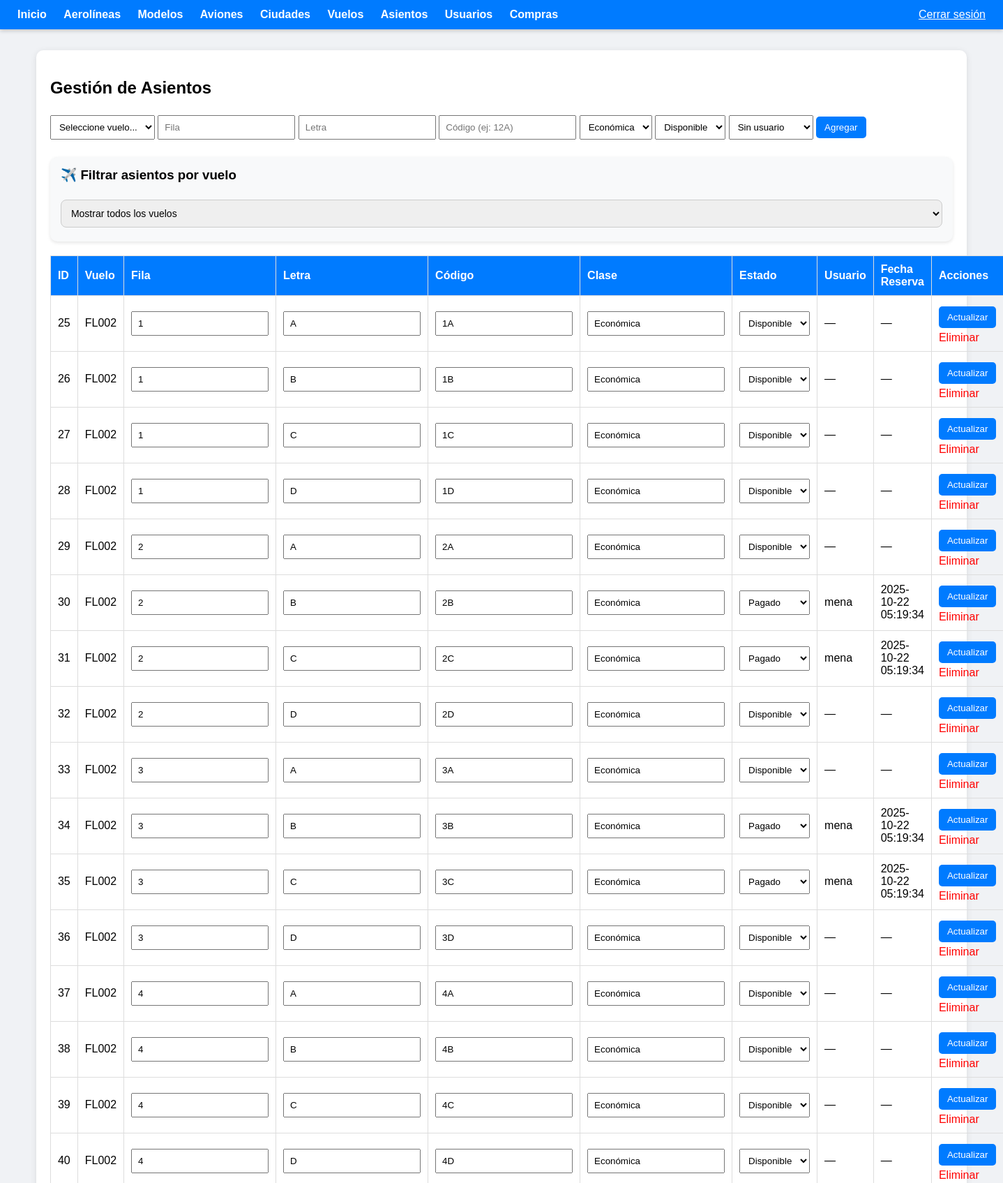
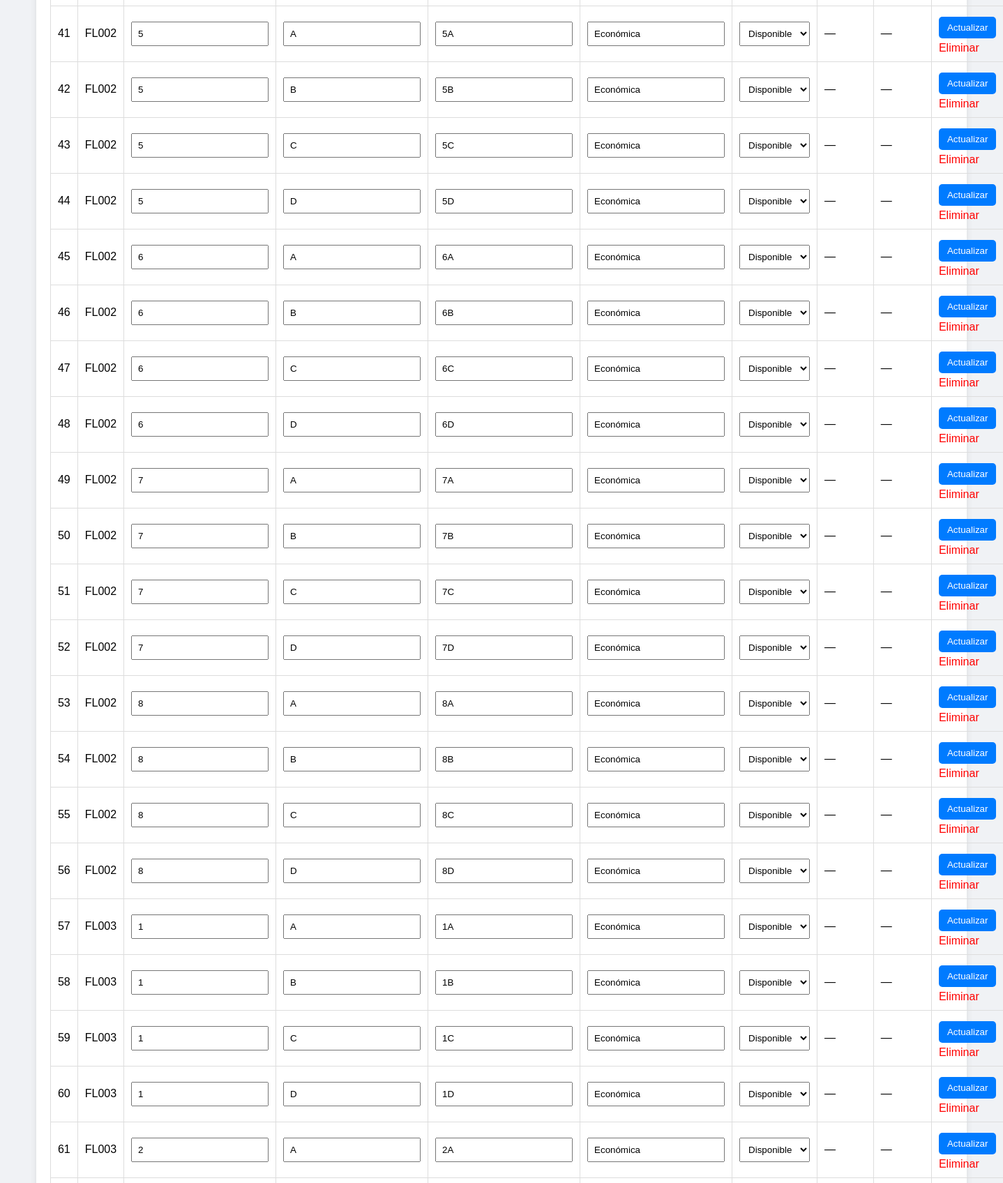
The app's page /vista/admin/asientos.php (signed in, upper part) with its own data (2 pictures, top to bottom).
### tables this page shows
CREATE TABLE `tb_asiento_vuelo` (
  `id_asiento` int(11) NOT NULL,
  `vuelo_id` int(11) NOT NULL,
  `fila` int(11) NOT NULL,
  `letra` char(1) NOT NULL,
  `codigo_asiento` varchar(10) NOT NULL,
  `clase` varchar(20) DEFAULT 'Económica',
  `estado` enum('Disponible','Pagado') DEFAULT 'Disponible',
  `usuario_id` int(11) DEFAULT NULL,
  `fecha_reserva` datetime DEFAULT NULL
);

CREATE TABLE `tb_vuelo` (
  `id_vuelo` int(11) NOT NULL,
  `codigo_vuelo` varchar(50) NOT NULL,
  `avion_id` int(11) NOT NULL,
  `ciudad_origen_id` int(11) NOT NULL,
  `ciudad_destino_id` int(11) NOT NULL,
  `fecha_salida` date NOT NULL,
  `hora_salida` time NOT NULL,
  `precio_base` decimal(10,2) NOT NULL
);

CREATE TABLE `tb_usuario` (
  `id_usuario` int(11) NOT NULL,
  `nombre_usuario` varchar(100) NOT NULL,
  `correo_usuario` varchar(100) NOT NULL,
  `usuario_login` varchar(50) NOT NULL,
  `password_hash` varchar(255) NOT NULL,
  `fecha_creacion` datetime DEFAULT current_timestamp(),
  `fecha_ultimo_login` datetime DEFAULT NULL,
  `bloqueado_hasta` datetime DEFAULT NULL,
  `apellido1` varchar(30) NOT NULL,
  `apellido2` varchar(30) NOT NULL,
  `genero` enum('Hombre','Mujer') NOT NULL,
  `numero_documento` varchar(50) NOT NULL,
  `rol` enum('Usuario','Administrador','ADS') DEFAULT 'Usuario',
  `tipo_documeto` enum('Cedula','Targeta de idenda','Pasaporte','Registro Civil') NOT NULL
);

### vista/admin/asientos.php (the view, shortened to what this page needs)
<?php
include 'includes/header.php';
include 'includes/conexion_admin.php';
$result = $conexion->query("
SELECT a.id_asiento, a.fila, a.letra, a.codigo_asiento, a.clase, a.estado, a.fecha_reserva,
       v.id_vuelo, v.codigo_vuelo, u.nombre_usuario
FROM tb_asiento_vuelo a
JOIN tb_vuelo v ON a.vuelo_id = v.id_vuelo
LEFT JOIN tb_usuario u ON a.usuario_id = u.id_usuario
ORDER BY v.codigo_vuelo ASC, a.fila ASC, a.letra ASC
");
?>
<h2>Gestión de Asientos</h2>
<form method="POST" style="margin-bottom:20px;">
    <select name="vuelo" required>
        <option value="">Seleccione vuelo...</option>
    </select>
    <input type="number" name="fila" placeholder="Fila" required>
    <input type="text" name="letra" placeholder="Letra" maxlength="1" required>
    <input type="text" name="codigo" placeholder="Código (ej: 12A)" required>
    <select name="clase" required>
        <option value="Económica">Económica</option>
    </select>
    <select name="estado" required>
        <option value="Disponible">Disponible</option>
    </select>
    <select name="usuario">
        <option value="">Sin usuario</option>
    </select>
    <input type="submit" name="agregar" value="Agregar">
</form>
<div style="background:#f8f9fa; padding:15px; border-radius:10px; margin-bottom:15px; box-shadow:0 2px 5px rgba(0,0,0,0.1);">
    <h3 style="margin-top:0;">✈️ Filtrar asientos por vuelo</h3>
    <select id="filtroVuelo" style="width:100%; padding:10px; border:1px solid #ccc; border-radius:8px; font-size:14px;">
        <option value="">Mostrar todos los vuelos</option>
    </select>
</div>
<table id="tablaAsientos">
<tr>
<th>ID</th><th>Vuelo</th><th>Fila</th><th>Letra</th><th>Código</th><th>Clase</th>
<th>Estado</th><th>Usuario</th><th>Fecha Reserva</th><th>Acciones</th>
</tr>
<?php while ($row = $result->fetch_assoc()): ?>
<tr data-vuelo="<?= htmlspecialchars($row['codigo_vuelo']) ?>">
<form method="POST">
<td><?= $row['id_asiento'] ?></td>
<td><?= htmlspecialchars($row['codigo_vuelo']) ?></td>
<td><input type="number" name="fila" value="<?= $row['fila'] ?>"></td>
<td><input type="text" name="letra" value="<?= htmlspecialchars($row['letra']) ?>" maxlength="1"></td>
<td><input type="text" name="codigo" value="<?= htmlspecialchars($row['codigo_asiento']) ?>"></td>
<td><input type="text" name="clase" value="<?= htmlspecialchars($row['clase']) ?>"></td>
<td>
    <select name="estado">
        <option <?= $row['estado']=="Disponible"?"selected":"" ?>>Disponible</option>
        <option <?= $row['estado']=="Pagado"?"selected":"" ?>>Pagado</option>
    </select>
</td>
<td><?= htmlspecialchars($row['nombre_usuario'] ?? '—') ?></td>
<td><?= $row['fecha_reserva'] ?? '—' ?></td>
<td>
    <input type="submit" name="editar" value="Actualizar">
    <a class="delete" href="?eliminar=<?= $row['id_asiento'] ?>" onclick="return confirm('¿Eliminar este asiento?')">Eliminar</a>
</td>
</form>
</tr>
<?php endwhile; ?>
</table>
<?php include 'includes/footer.php'; ?>

### vista/admin/includes/header.php (style rules this page uses)
body { font-family: Arial, sans-serif; background: #f0f2f5; margin: 0; }
table { width: 100%; border-collapse: collapse; margin-top: 20px; }
th, td { padding: 10px; border: 1px solid #ddd; text-align: left; }
th { background: #007bff; color: white; }
input, select { padding: 8px; margin: 5px 0; }
input[type=submit], button { background: #007bff; color: white; border: none; border-radius: 5px; padding: 8px 12px; cursor: pointer; }
a.delete { color: red; text-decoration: none; }

### records on screen
tb_asiento_vuelo: id_asiento "25", vuelo.codigo_vuelo "FL002", fila "1", letra "A", codigo "1A", clase "Económica", estado "Disponible", nombre_usuario "—", fecha_reserva "—"
tb_asiento_vuelo: id_asiento "26", vuelo.codigo_vuelo "FL002", fila "1", letra "B", codigo "1B", clase "Económica", estado "Disponible", nombre_usuario "—", fecha_reserva "—"
tb_asiento_vuelo: id_asiento "27", vuelo.codigo_vuelo "FL002", fila "1", letra "C", codigo "1C", clase "Económica", estado "Disponible", nombre_usuario "—", fecha_reserva "—"
tb_asiento_vuelo: id_asiento "28", vuelo.codigo_vuelo "FL002", fila "1", letra "D", codigo "1D", clase "Económica", estado "Disponible", nombre_usuario "—", fecha_reserva "—"
tb_asiento_vuelo: id_asiento "29", vuelo.codigo_vuelo "FL002", fila "2", letra "A", codigo "2A", clase "Económica", estado "Disponible", nombre_usuario "—", fecha_reserva "—"
tb_asiento_vuelo: id_asiento "30", vuelo.codigo_vuelo "FL002", fila "2", letra "B", codigo "2B", clase "Económica", estado "Pagado", usuario.nombre_usuario "mena", fecha_reserva "2025-10-22 05:19:34"
tb_asiento_vuelo: id_asiento "31", vuelo.codigo_vuelo "FL002", fila "2", letra "C", codigo "2C", clase "Económica", estado "Pagado", usuario.nombre_usuario "mena", fecha_reserva "2025-10-22 05:19:34"
tb_asiento_vuelo: id_asiento "32", vuelo.codigo_vuelo "FL002", fila "2", letra "D", codigo "2D", clase "Económica", estado "Disponible", nombre_usuario "—", fecha_reserva "—"
tb_asiento_vuelo: id_asiento "33", vuelo.codigo_vuelo "FL002", fila "3", letra "A", codigo "3A", clase "Económica", estado "Disponible", nombre_usuario "—", fecha_reserva "—"
tb_asiento_vuelo: id_asiento "34", vuelo.codigo_vuelo "FL002", fila "3", letra "B", codigo "3B", clase "Económica", estado "Pagado", usuario.nombre_usuario "mena", fecha_reserva "2025-10-22 05:19:34"
tb_asiento_vuelo: id_asiento "35", vuelo.codigo_vuelo "FL002", fila "3", letra "C", codigo "3C", clase "Económica", estado "Pagado", usuario.nombre_usuario "mena", fecha_reserva "2025-10-22 05:19:34"
tb_asiento_vuelo: id_asiento "36", vuelo.codigo_vuelo "FL002", fila "3", letra "D", codigo "3D", clase "Económica", estado "Disponible", nombre_usuario "—", fecha_reserva "—"
tb_asiento_vuelo: id_asiento "37", vuelo.codigo_vuelo "FL002", fila "4", letra "A", codigo "4A", clase "Económica", estado "Disponible", nombre_usuario "—", fecha_reserva "—"
tb_asiento_vuelo: id_asiento "38", vuelo.codigo_vuelo "FL002", fila "4", letra "B", codigo "4B", clase "Económica", estado "Disponible", nombre_usuario "—", fecha_reserva "—"
tb_asiento_vuelo: id_asiento "39", vuelo.codigo_vuelo "FL002", fila "4", letra "C", codigo "4C", clase "Económica", estado "Disponible", nombre_usuario "—", fecha_reserva "—"
tb_asiento_vuelo: id_asiento "40", vuelo.codigo_vuelo "FL002", fila "4", letra "D", codigo "4D", clase "Económica", estado "Disponible", nombre_usuario "—", fecha_reserva "—"
tb_asiento_vuelo: id_asiento "41", vuelo.codigo_vuelo "FL002", fila "5", letra "A", codigo "5A", clase "Económica", estado "Disponible", nombre_usuario "—", fecha_reserva "—"
tb_asiento_vuelo: id_asiento "42", vuelo.codigo_vuelo "FL002", fila "5", letra "B", codigo "5B", clase "Económica", estado "Disponible", nombre_usuario "—", fecha_reserva "—"
tb_asiento_vuelo: id_asiento "43", vuelo.codigo_vuelo "FL002", fila "5", letra "C", codigo "5C", clase "Económica", estado "Disponible", nombre_usuario "—", fecha_reserva "—"
tb_asiento_vuelo: id_asiento "44", vuelo.codigo_vuelo "FL002", fila "5", letra "D", codigo "5D", clase "Económica", estado "Disponible", nombre_usuario "—", fecha_reserva "—"
tb_asiento_vuelo: id_asiento "45", vuelo.codigo_vuelo "FL002", fila "6", letra "A", codigo "6A", clase "Económica", estado "Disponible", nombre_usuario "—", fecha_reserva "—"
tb_asiento_vuelo: id_asiento "46", vuelo.codigo_vuelo "FL002", fila "6", letra "B", codigo "6B", clase "Económica", estado "Disponible", nombre_usuario "—", fecha_reserva "—"
tb_asiento_vuelo: id_asiento "47", vuelo.codigo_vuelo "FL002", fila "6", letra "C", codigo "6C", clase "Económica", estado "Disponible", nombre_usuario "—", fecha_reserva "—"
tb_asiento_vuelo: id_asiento "48", vuelo.codigo_vuelo "FL002", fila "6", letra "D", codigo "6D", clase "Económica", estado "Disponible", nombre_usuario "—", fecha_reserva "—"
tb_asiento_vuelo: id_asiento "49", vuelo.codigo_vuelo "FL002", fila "7", letra "A", codigo "7A", clase "Económica", estado "Disponible", nombre_usuario "—", fecha_reserva "—"
tb_asiento_vuelo: id_asiento "50", vuelo.codigo_vuelo "FL002", fila "7", letra "B", codigo "7B", clase "Económica", estado "Disponible", nombre_usuario "—", fecha_reserva "—"
tb_asiento_vuelo: id_asiento "51", vuelo.codigo_vuelo "FL002", fila "7", letra "C", codigo "7C", clase "Económica", estado "Disponible", nombre_usuario "—", fecha_reserva "—"
tb_asiento_vuelo: id_asiento "52", vuelo.codigo_vuelo "FL002", fila "7", letra "D", codigo "7D", clase "Económica", estado "Disponible", nombre_usuario "—", fecha_reserva "—"
tb_asiento_vuelo: id_asiento "53", vuelo.codigo_vuelo "FL002", fila "8", letra "A", codigo "8A", clase "Económica", estado "Disponible", nombre_usuario "—", fecha_reserva "—"
tb_asiento_vuelo: id_asiento "54", vuelo.codigo_vuelo "FL002", fila "8", letra "B", codigo "8B", clase "Económica", estado "Disponible", nombre_usuario "—", fecha_reserva "—"
tb_asiento_vuelo: id_asiento "55", vuelo.codigo_vuelo "FL002", fila "8", letra "C", codigo "8C", clase "Económica", estado "Disponible", nombre_usuario "—", fecha_reserva "—"
tb_asiento_vuelo: id_asiento "56", vuelo.codigo_vuelo "FL002", fila "8", letra "D", codigo "8D", clase "Económica", estado "Disponible", nombre_usuario "—", fecha_reserva "—"
tb_asiento_vuelo: id_asiento "57", vuelo.codigo_vuelo "FL003", fila "1", letra "A", codigo "1A", clase "Económica", estado "Disponible", nombre_usuario "—", fecha_reserva "—"
tb_asiento_vuelo: id_asiento "58", vuelo.codigo_vuelo "FL003", fila "1", letra "B", codigo "1B", clase "Económica", estado "Disponible", nombre_usuario "—", fecha_reserva "—"
tb_asiento_vuelo: id_asiento "59", vuelo.codigo_vuelo "FL003", fila "1", letra "C", codigo "1C", clase "Económica", estado "Disponible", nombre_usuario "—", fecha_reserva "—"
tb_asiento_vuelo: id_asiento "60", vuelo.codigo_vuelo "FL003", fila "1", letra "D", codigo "1D", clase "Económica", estado "Disponible", nombre_usuario "—", fecha_reserva "—"
tb_asiento_vuelo: id_asiento "61", vuelo.codigo_vuelo "FL003", fila "2", letra "A", codigo "2A", clase "Económica", estado "Disponible", nombre_usuario "—", fecha_reserva "—"
